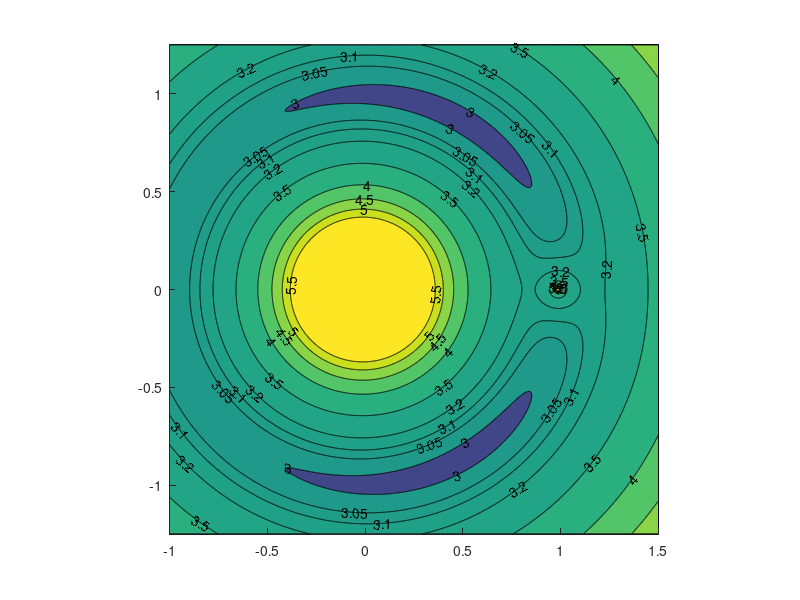

The MATLAB script that drew this image:
%% AE 502 HW1 P2, SP21
% Tiger Hou

%% initialization
close all
clear;clc

G = 1;
mu = 0.012;

m2 = mu;
m1 = 1 - mu;
R = 1;

alpha = m2 / (m1+m2);
beta  = m1 / (m1+m2);

x1 = -alpha*R; % construct the system with barycenter at the origin
x2 =   beta*R;

%% create contour
x = linspace(-1,1.5,2000);
y = linspace(-1.25,1.25,2000);
[X,Y] = meshgrid(x,y);

R1 = sqrt((X-x1).^2+Y.^2);
R2 = sqrt((X-x2).^2+Y.^2);
Z = X.^2 + Y.^2 + 2*(1-mu)./R1 + 2*mu./R2;

%% plot results
figure(1)
hold on
scatter(x1,0,'r','filled')
scatter(x2,0,'b','filled')
set(gca,'ColorScale','log')
[M,c] = contourf(X,Y,Z,[3,3.05,3.1,1.15,3.2,3.5,4,4.5,5,5.5]);
clabel(M,c)
% contourf(X,Y,Z,[3.05,3.1])
hold off
axis equal
